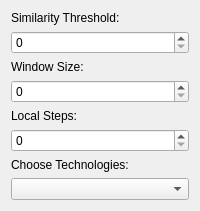
                    <widget class="QWidget" name="hash_based_clustering_settings_verticalWidget">
                     <layout class="QVBoxLayout" name="verticalLayout_13">
                      <item>
                       <widget class="QLabel" name="minHash_similarity_threshold_label">
                        <property name="text">
                         <string>Similarity Threshold:</string>
                        </property>
                       </widget>
                      </item>
                      <item>
                       <widget class="QSpinBox" name="minHash_similarity_threshold_spinBox"/>
                      </item>
                      <item>
                       <widget class="QLabel" name="minHash_window_size_label">
                        <property name="text">
                         <string>Window Size:</string>
                        </property>
                       </widget>
                      </item>
                      <item>
                       <widget class="QSpinBox" name="minHash_window_size_spinBox"/>
                      </item>
                      <item>
                       <widget class="QLabel" name="minHash_local_steps_label">
                        <property name="text">
                         <string>Local Steps:</string>
                        </property>
                       </widget>
                      </item>
                      <item>
                       <widget class="QSpinBox" name="minHash_local_steps_spinBox"/>
                      </item>
                      <item>
                       <widget class="QLabel" name="minHash_chosen_technologies_label">
                        <property name="text">
                         <string>Choose Technologies:</string>
                        </property>
                       </widget>
                      </item>
                      <item>
                       <widget class="QComboBox" name="minHash_technology_comboBox">
                        <property name="sizePolicy">
                         <sizepolicy hsizetype="Preferred" vsizetype="Preferred">
                          <horstretch>0</horstretch>
                          <verstretch>0</verstretch>
                         </sizepolicy>
                        </property>
                       </widget>
                      </item>
                     </layout>
                    </widget>
